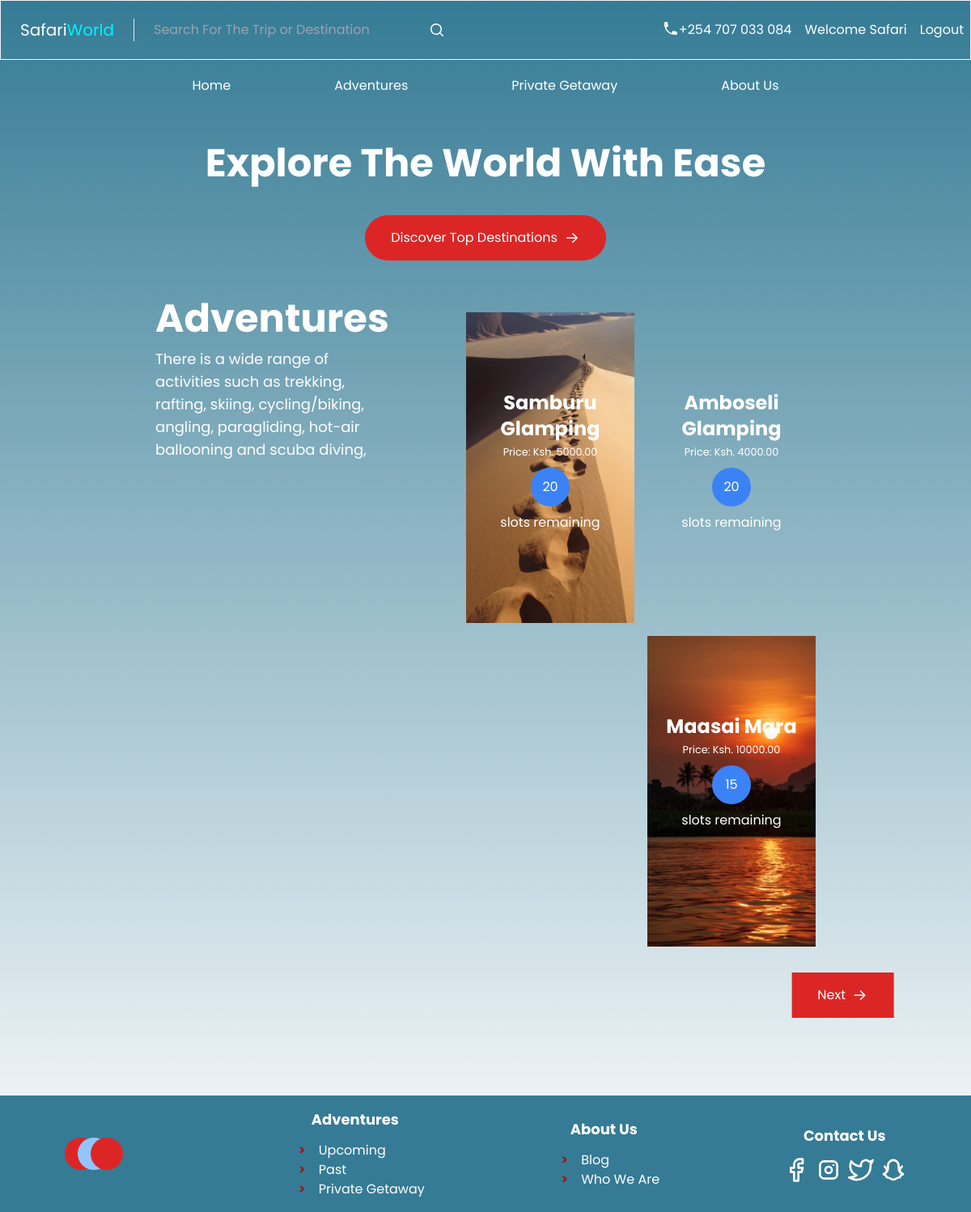
The page /adventures/ (signed in) on the database its author committed.
### booking/models.py (models this page shows, shortened)
class BaseModel(models.Model):
    id = models.UUIDField(primary_key=True, default=uuid.uuid4, editable=False)
    created_at = models.DateTimeField(auto_now_add=True)
    updated_at = models.DateTimeField(auto_now=True)
    class Meta:
        abstract = True

class User(BaseModel, AbstractUser):
    USER_TYPES = (
        ('A', 'Admin'),
        ('S', 'Staff'),
        ('U', 'User'),
    )
    GENDER_CHOICES = (
        (1, 'Male'),
        (2, 'Female'),
        (3, 'Other'),
    )
    user_type = models.CharField(choices=USER_TYPES, max_length=250)
    first_name = models.CharField(max_length=50)
    last_name = models.CharField(max_length=50)
    email = models.EmailField(max_length=250)
    date_of_birth = models.DateField(null=True)
    phone_number = models.CharField(max_length=20)
    gender = models.IntegerField(choices=GENDER_CHOICES, null=True)
    bio = models.CharField(max_length=250, blank=True)
    password = models.CharField(max_length=128)
    REQUIRED_FIELDS = ['first_name', 'last_name', 'phone_number', 'password']

class Adventure(BaseModel):
    name = models.CharField(max_length=250)
    place_id = models.ForeignKey(Place, on_delete=models.SET_NULL, null=True, related_name='adventures')
    description = models.CharField(max_length=1024)
    departure_date = models.DateField()
    return_date = models.DateField()
    price = models.DecimalField(max_digits=10, decimal_places=2)
    slots = models.IntegerField()
    age_limit = models.IntegerField(default=0)
    activities = models.CharField(max_length=250)
    image = models.FileField(upload_to='images', null=True)

### booking/views.py (the view)
# urls.py: path('adventures/', views.adventures, name='adventures'),
def adventures(request):
    p = Paginator(Adventure.objects.all(), 3)
    page = request.GET.get('page')
    adventures = p.get_page(page)
    context = {"adventures": adventures}
    return render(request, 'booking/all_adventures.html', context)

### booking/templates/booking/all_adventures.html (shortened to what this page needs)
{% extends 'booking/base.html' %} {% load static %} {% block content %}
<section class="mx-16 my-12 text-white md:flex md:mx-48">
  <div class="w-full sm:w-4/12">
    <h2 class="mb-3 text-5xl font-bold">Adventures</h2>
    <p class="mb-3 text-lg whitespace-normal">
      There is a wide range of activities such as trekking, rafting, skiing,
      cycling/biking, angling, paragliding, hot-air ballooning and scuba diving,
    </p>
  </div>
  <div
    class="flex flex-wrap items-end justify-end w-full mx-auto space-x-4 space-y-4 sm:w-10/12 px-auto"
  >
    {% for adventure in adventures %}
    <div
      class="bg-[url('/static/{{ adventure.image }}')] w-full md:w-1/3 lg:w-52 xl:w-60 h-96 bg-center bg-cover text-center pt-24 group transition ease-in-out delay-150 hover:scale-105"
    >
      <p class="text-2xl font-bold">{{ adventure.name}}</p>
      <small>Price: Ksh. {{ adventure.price}}</small>
      <span
        class="flex items-center justify-center w-12 h-12 mx-auto my-2 bg-blue-500 rounded-full"
        >{{ adventure.slots}}
      </span>
      <p>slots remaining</p>
    </div>
    {% endfor %}
    <div class="flex justify-center basis-full">
       {% if adventures.has_next %}
      <div
        class="flex items-center bg-red-600 py-4 my-4 px-8 max-w-fit md:translate-x-[235%]"
      >
        <a
          href="?page={{ adventures.next_page_number }}"
          class="pr-2 text-white"
          >Next</a
        >
        <svg
          xmlns="http://www.w3.org/2000/svg"
          viewBox="0 0 20 20"
          fill="currentColor"
          class="w-5 h-5 text-white"
        >
          <path
            fill-rule="evenodd"
            d="M3 10a.75.75 0 01.75-.75h10.638L10.23 5.29a.75.75 0 111.04-1.08l5.5 5.25a.75.75 0 010 1.08l-5.5 5.25a.75.75 0 11-1.04-1.08l4.158-3.96H3.75A.75.75 0 013 10z"
            clip-rule="evenodd"
          />
        </svg>
      </div>
      {% endif %}
    </div>
  </div>
</section>
{% endblock%}

### booking/templates/booking/base.html (shortened to what this page needs)
{% load static tailwind_tags %}
<!DOCTYPE html>
<html lang="en">
  <head>
    <script src="https://cdn.tailwindcss.com"></script>
  </head>
  <body
    class="bg-gradient-to-b from-[#357B95] to-transparent bg-no-repeat bg-cover font-serif"
  >
    <header
      class="items-center justify-between py-4 text-white border border-gray-100 md:flex"
    >
      <div class="flex items-center">
        <h4
          class="px-4 text-xl text-white border-r border-gray-200 font-weight-600 md:px-6"
        >
          <a href="{% url 'home' %}"
            >Safari<span style="color: #00f3ff">World</span></a
          >
        </h4>
        <div class="flex items-center sm:text-red">
          <input
            type="text"
            placeholder="Search For The Trip or Destination"
            class="p-2 mx-4 bg-transparent focus:outline-none text-white-300 w-100"
          />
          <svg
            xmlns="http://www.w3.org/2000/svg"
            viewBox="0 0 20 20"
            fill="currentColor"
            class="w-5 h-5"
          >
            <path
              fill-rule="evenodd"
              d="M9 3.5a5.5 5.5 0 100 11 5.5 5.5 0 000-11zM2 9a7 7 0 1112.452 4.391l3.328 3.329a.75.75 0 11-1.06 1.06l-3.329-3.328A7 7 0 012 9z"
              clip-rule="evenodd"
            />
          </svg>
        </div>
      </div>
      <div class="flex space-x-4">
        <div class="flex mx-2 space-x-4">
          <div class="flex item-center">
            <p>+254 707 033 084</p>
          </div>
          {% if request.user.is_authenticated %}
          <p>Welcome {{ request.user.first_name }}</p>
          <a href="{% url 'logout' %}?next={{ request.path|urlencode }}"
            >Logout</a
          >
          {% else %}
          <a href="{% url 'login' %}?next={{ request.path|urlencode }}"
            >Login</a
          >
          <a href="{% url 'signup' %}">Signup</a>
          {% endif %}
        </div>
      </div>
    </header>
    <nav class="flex my-5 text-white md:justify-center">
      <ul class="md:flex">
        <li class="px-8 md:px-16"><a href="{% url 'home' %}">Home</a></li>
        <li class="px-8 md:px-16">
          <a href="{% url 'adventures' %}">Adventures</a>
        </li>
        <li class="px-8 md:px-16"><a href="#">Private Getaway</a></li>
        <li class="px-8 md:px-16"><a href="#">About Us</a></li>
      </ul>
    </nav>
    <section>
      <h1 class="py-10 text-5xl font-bold text-center text-white">
        Explore The World With Ease
      </h1>
      <div
        class="flex items-center px-8 py-4 mx-auto bg-red-600 rounded-full max-w-fit"
      >
        <a href="{% url 'adventures' %}" class="pr-2 text-white"
          >Discover Top Destinations
        </a>
        <svg
          xmlns="http://www.w3.org/2000/svg"
          viewBox="0 0 20 20"
          fill="currentColor"
          class="w-5 h-5 text-white"
        >
          <path
            fill-rule="evenodd"
            d="M3 10a.75.75 0 01.75-.75h10.638L10.23 5.29a.75.75 0 111.04-1.08l5.5 5.25a.75.75 0 010 1.08l-5.5 5.25a.75.75 0 11-1.04-1.08l4.158-3.96H3.75A.75.75 0 013 10z"
            clip-rule="evenodd"
          />
        </svg>
      </div>
    </section>
    {% block content%} {% endblock %}
    <footer
      class="md:flex bg-[#357B95] h-full justify-around items-center px-8 md:px-1 py-4 text-white mt-20"
    >
      <div class="flex">
        <div
          class="w-10 h-10 p-3 -translate-x-12 bg-red-600 rounded-full"
        ></div>
      </div>
      <div>
        <h4 class="mb-3 text-lg font-bold md:text-center">Adventures</h4>
        <ul>
          <li
            class="pl-4 before:content-['>'] before:mr-3 before:text-red-800 before:font-bold"
          >
            <a href="#">Upcoming</a>
          </li>
          <li
            class="pl-4 before:content-['>'] before:mr-3 before:text-red-800 before:font-bold"
          >
            <a href="#">Past</a>
          </li>
          <li
            class="pl-4 before:content-['>'] before:mr-3 before:text-red-800 before:font-bold"
          >
            <a href="#">Private Getaway</a>
          </li>
        </ul>
      </div>
      <div>
        <h4 class="mb-3 text-lg font-bold md:text-center">About Us</h4>
        <ul>
          <li
            class="pl-4 before:content-['>'] before:mr-3 before:text-red-800 before:font-bold"
          >
            <a href="#">Blog</a>
          </li>
          <li
            class="pl-4 before:content-['>'] before:mr-3 before:text-red-800 before:font-bold"
          >
            <a href="#">Who We Are</a>
          </li>
        </ul>
      </div>
      <div>
        <h4 class="mb-3 text-lg font-bold md:text-center">Contact Us</h4>
        <div class="flex item-center gap-x-2">
          <svg
            class="w-8 h-8 text-white-300"
            viewBox="0 0 24 24"
            fill="none"
            stroke="currentColor"
            stroke-width="2"
            stroke-linecap="round"
            stroke-linejoin="round"
          >
            <path
              d="M18 2h-3a5 5 0 0 0-5 5v3H7v4h3v8h4v-8h3l1-4h-4V7a1 1 0 0 1 1-1h3z"
            />
          </svg>
        </div>
      </div>
    </footer>
  </body>
</html>

### booking/templates/booking/base.html (style rules this page uses)
body { font-family: "Poppins" !important; }

### rows shown on the page
User: user.first_name "Safari"
Adventure: image (picture), name "Samburu Glamping", price "5000.00", slots "20"
Adventure: name "Amboseli Glamping", price "4000.00", slots "20"
Adventure: image (picture), name "Maasai Mara", price "10000.00", slots "15"
